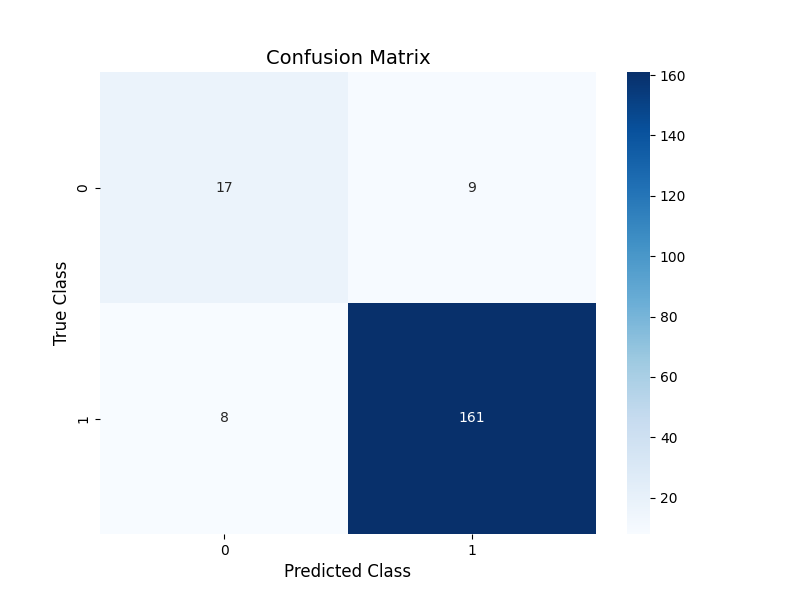

This chart was generated by the following Python code:
# Import necessary libraries
from sklearn.svm import SVC
from sklearn.metrics import accuracy_score, precision_score, recall_score, f1_score, confusion_matrix
from sklearn.model_selection import train_test_split
from sklearn.preprocessing import OneHotEncoder, StandardScaler
import pandas as pd
import numpy as np
import matplotlib.pyplot as plt
import seaborn as sns

# Load the data
data = pd.read_csv('student-por.csv', sep=';')

# Preprocess the data
# Identify categorical columns
categorical_columns = data.select_dtypes(include=['object']).columns

# OneHotEncode categorical columns
encoder = OneHotEncoder(sparse_output=False)
encoded_features = encoder.fit_transform(data[categorical_columns])

# Create a new DataFrame for encoded features
encoded_df = pd.DataFrame(encoded_features, columns=encoder.get_feature_names_out(categorical_columns))

# Drop original categorical columns and concatenate encoded columns
data = data.drop(columns=categorical_columns).reset_index(drop=True)
data = pd.concat([data, encoded_df], axis=1)

# Define features (X) and target (y)
target_column = 'G3'  # Final grade
threshold = 10  # Define the passing threshold
data['Pass'] = (data[target_column] >= threshold).astype(int)  # Create binary target: 1 = Pass, 0 = Fail
X = data.drop(columns=[target_column, 'Pass'])  # Drop original G3 and binary target column
y = data['Pass']

# Split the data into training and testing sets
X_train, X_test, y_train, y_test = train_test_split(X, y, test_size=0.3, random_state=42)

# Scale the features
scaler = StandardScaler()
X_train = scaler.fit_transform(X_train)
X_test = scaler.transform(X_test)

# Train the SVM model
svm_model = SVC(kernel='linear', random_state=42)  # You can also try 'rbf' or 'poly' kernels
svm_model.fit(X_train, y_train)

# Make predictions
y_pred = svm_model.predict(X_test)

# Evaluate the model
accuracy = accuracy_score(y_test, y_pred)
precision = precision_score(y_test, y_pred)
recall = recall_score(y_test, y_pred)
f1 = f1_score(y_test, y_pred)

# Print evaluation metrics
print(f"Accuracy: {accuracy:.2f}")
print(f"Precision: {precision:.2f}")
print(f"Recall: {recall:.2f}")
print(f"F1 Score: {f1:.2f}")

# Build and display the confusion matrix as a heatmap
conf_matrix = confusion_matrix(y_test, y_pred)
plt.figure(figsize=(8, 6))
sns.heatmap(conf_matrix, annot=True, fmt='d', cmap='Blues', cbar=True)
plt.xlabel('Predicted Class', fontsize=12)
plt.ylabel('True Class', fontsize=12)
plt.title('Confusion Matrix', fontsize=14)
plt.show()
